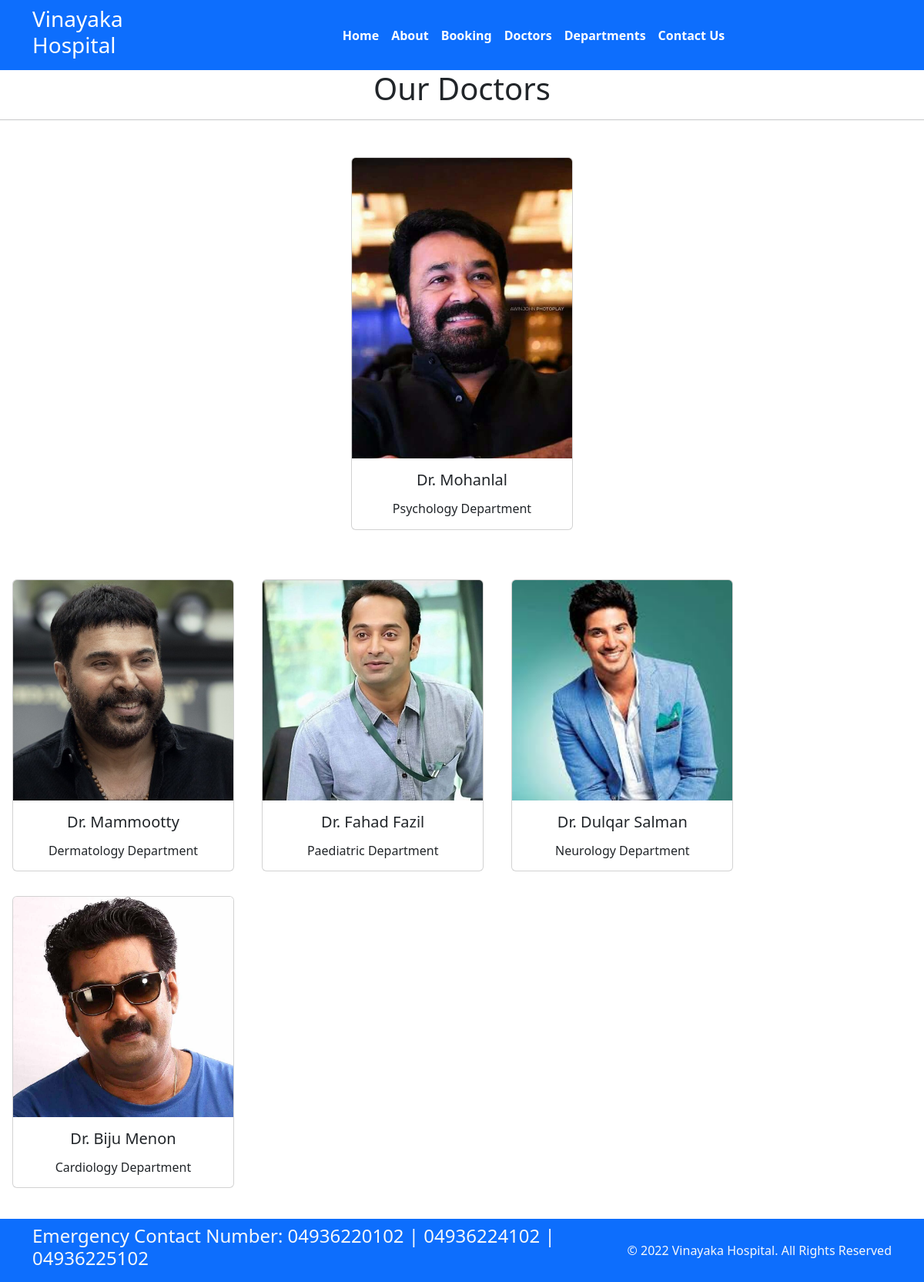
Page /doctors on the committed database.
### home/models.py (models this page shows, shortened)
class Doctors(models.Model):
    doc_name = models.CharField(max_length=255)
    doc_spec = models.CharField(max_length=255)
    dep_name = models.ForeignKey(Departments, on_delete=models.CASCADE)
    doc_image = models.ImageField(upload_to='doctors')

class Departments(models.Model):
    dep_name = models.CharField(max_length=255)
    dep_description = models.TextField()
    def __str__(self):
        return self.dep_name

### home/views.py (the view)
# urls.py: path('doctors', views.doctors, name='doctors'),
def doctors(request):
    dict_docs = {
        'doct': Doctors.objects.all()
    }
    return render(request, "doctors.html", dict_docs)

### templates/doctors.html (shortened to what this page needs)
{% extends "base.html" %}
{% block content %}
<h1 class="text-center">Our Doctors</h1>
<hr>
<div class="container p-3 my-3 text-center">
    {% for doctor in doct %}
    <div class="card text-center mx-3 my-3" style="width: 18rem; display: inline-block;">
        <img src="{{ doctor.doc_image.url }}" class="card-img-top" alt="doctor_image">
        <div class="card-body">
          <h5 class="card-title">Dr. {{ doctor.doc_name }}</h5>
          <h6 class="card-text">{{ doctor.dep_name }} Department</h6>
        </div>
      </div>
</div>
{% endfor %}
{% endblock content %}

### rows in the picture
Doctors: doc_image (picture), doc_name "Mohanlal", dep_name "Psychology"
Doctors: doc_image (picture), doc_name "Mammootty", dep_name "Dermatology"
Doctors: doc_image (picture), doc_name "Fahad Fazil", dep_name "Paediatric"
Doctors: doc_image (picture), doc_name "Dulqar Salman", dep_name "Neurology"
Doctors: doc_image (picture), doc_name "Biju Menon", dep_name "Cardiology"
